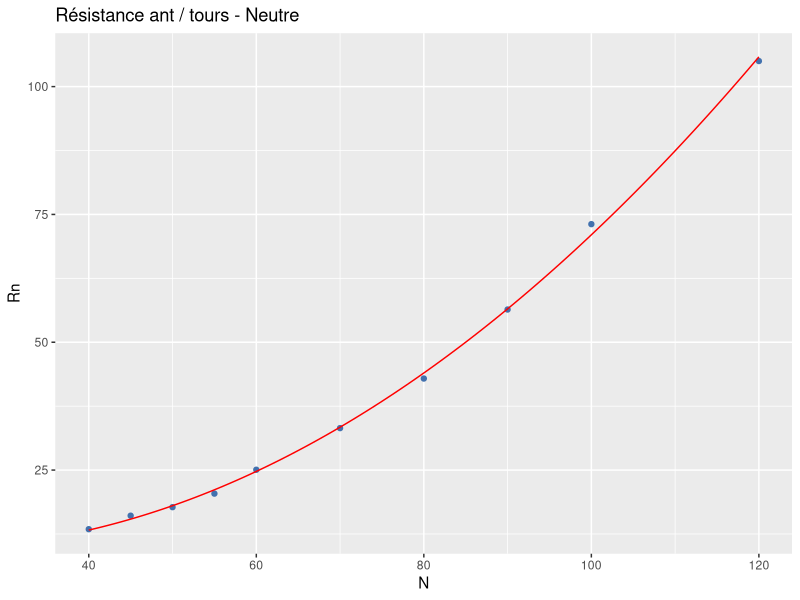
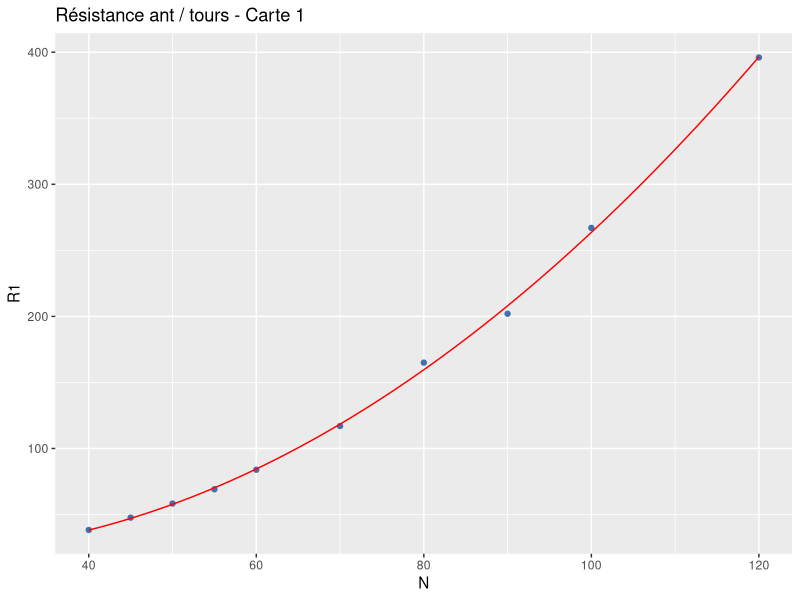
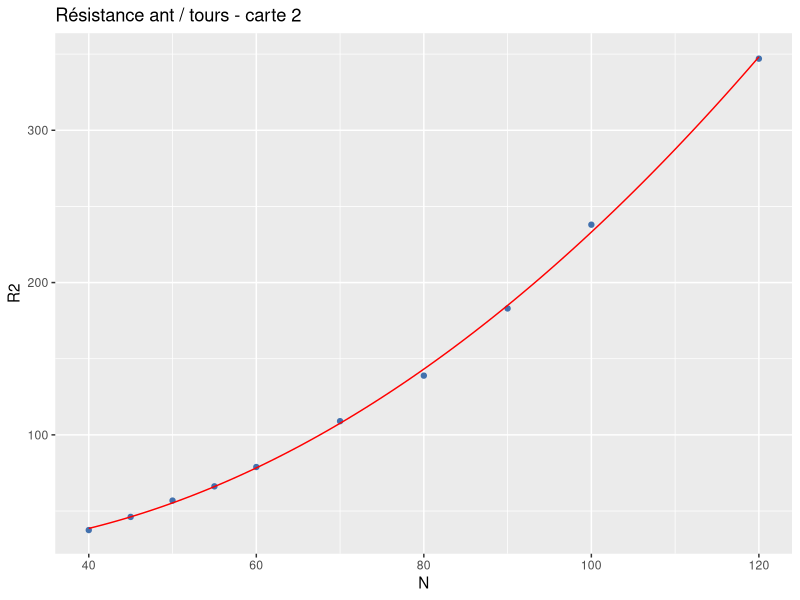
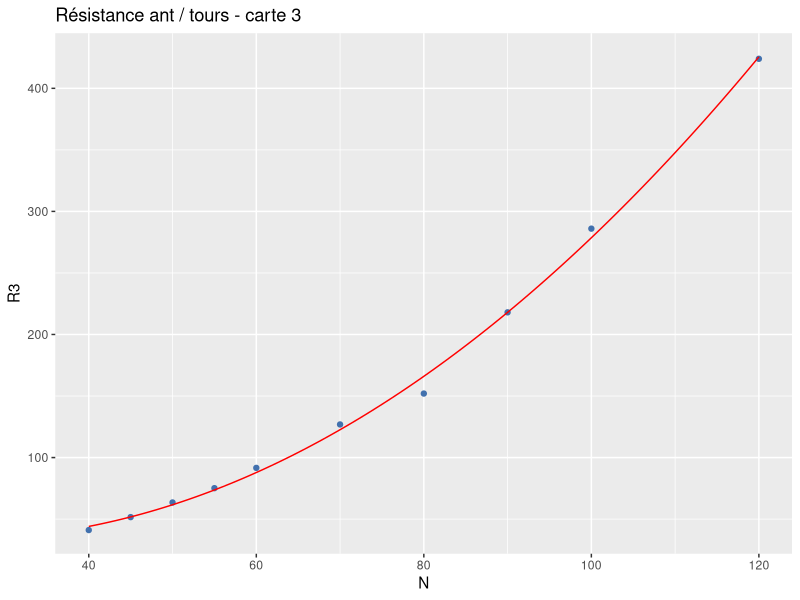
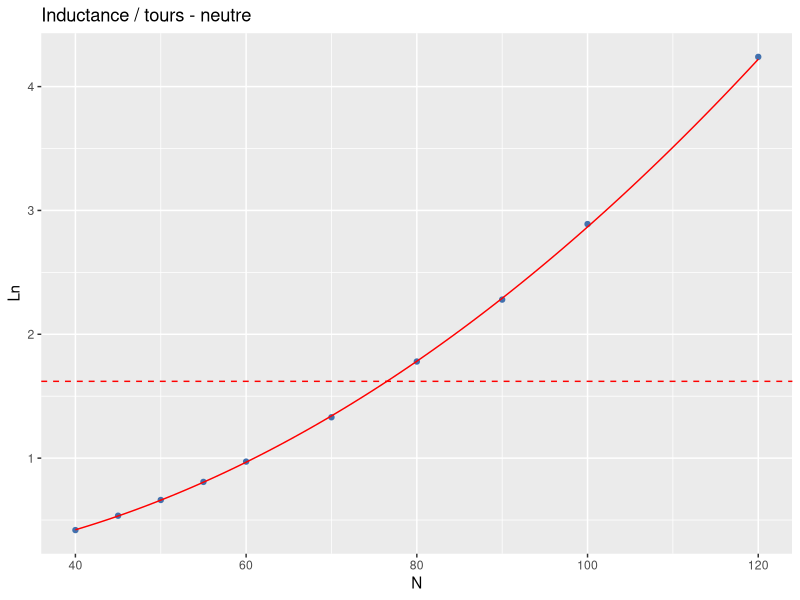
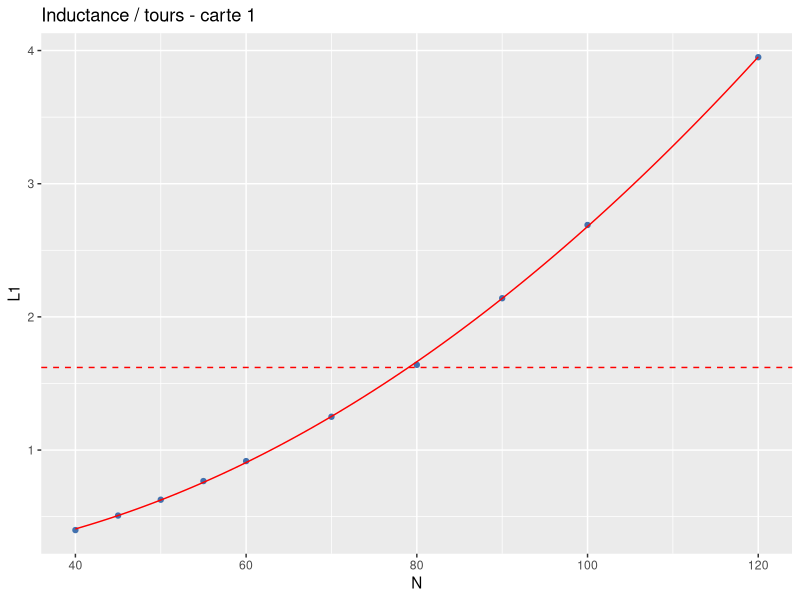
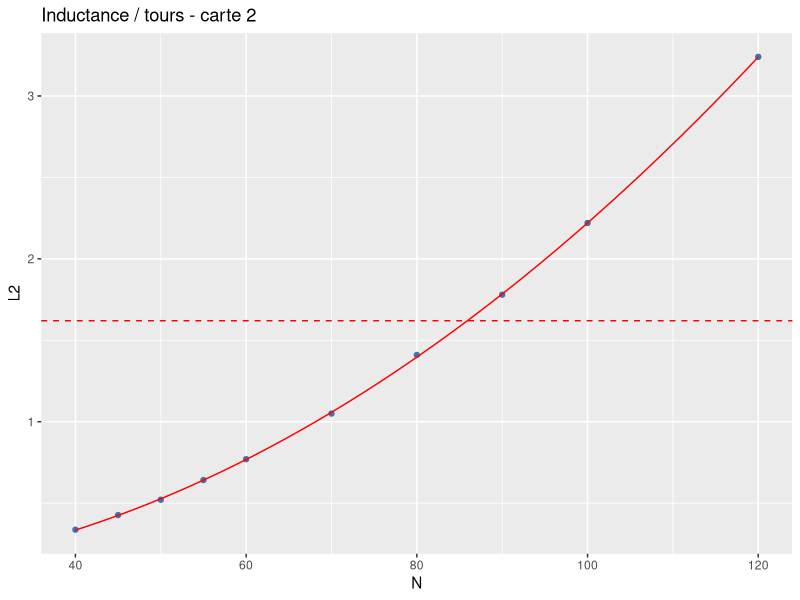
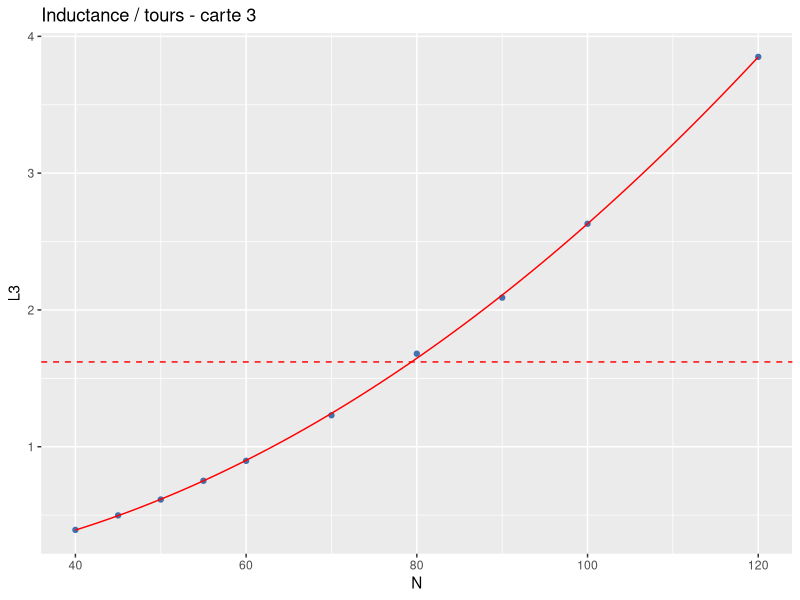

The R script that drew these images, in order:
# Etude avec l'ensemble des mesures sur 3 carte et neutres
library(ggplot2)

TAB<-read.table("mesures.csv",header=TRUE,sep=";",dec=",")

# Ajustement 1 - Neutre

print("-----  ajustement 1   ------------")
mod1 <- lm(TAB$Ln~TAB$N+I(TAB$N^2), data=TAB)

print(summary(mod1))

LnEst<-function(N){1.372e-01  -6.362e-03 * N +   3.366e-04 * N^2}

p<-(ggplot(TAB) + geom_point(aes(x = N, y = Ln), colour = "#4271AE")  + stat_function(fun = LnEst, color = "red") +  ggtitle("Inductance / tours - neutre") 
      +  geom_hline(yintercept=1.62, linetype="dashed", color = "red")
      )
png("L0.png")
print(p)
dev.off()

# Ajustement 2 - carte 1

print("-----  ajustement 2   ------------")
mod2 <- lm(TAB$L1~TAB$N+I(TAB$N^2), data=TAB)

print(summary(mod2))

L1Est<-function(N){1.857e-01  -7.370e-03 * N +   3.230e-04 * N^2}
p<-(ggplot(TAB) + geom_point(aes(x = N, y = L1), colour = "#4271AE")  + stat_function(fun = L1Est, color = "red") +  ggtitle("Inductance / tours - carte 1") 
      +  geom_hline(yintercept=1.62, linetype="dashed", color = "red")
)
png("L1.png")
print(p)
dev.off()


# Ajustement 3 - carte 2

print("-----  ajustement 3   ------------")
mod3 <- lm(TAB$L2~TAB$N+I(TAB$N^2), data=TAB)

print(summary(mod3))

L2Est<-function(N){5.368e-02  -2.733e-03 * N +   2.440e-04 * N^2}
p<-(ggplot(TAB) + geom_point(aes(x = N, y = L2), colour = "#4271AE")  + stat_function(fun = L2Est, color = "red") +  ggtitle("Inductance / tours - carte 2") 
      +  geom_hline(yintercept=1.62, linetype="dashed", color = "red")
)
png("L2.png")
print(p)
dev.off()

# Ajustement 4 - carte 3

print("-----  ajustement 4   ------------")
mod4 <- lm(TAB$L3~TAB$N+I(TAB$N^2), data=TAB)

print(summary(mod4))

L3Est<-function(N){8.075e-02  -4.079e-03 * N +   2.957e-04 * N^2}

p<-(ggplot(TAB) + geom_point(aes(x = N, y = L3), colour = "#4271AE")  + stat_function(fun = L3Est, color = "red") +  ggtitle("Inductance / tours - carte 3") 
      +  geom_hline(yintercept=1.62, linetype="dashed", color = "red")
)
png("L3.png")
print(p)
dev.off()
# Représentation globale


      
p<- (ggplot(TAB, color=c("Ln", "L1", "L2", "L3")) 
      + geom_point(aes(x = N, y = Ln , colour = "neutre"))  + stat_function(fun = LnEst, color = "magenta")  
      + geom_point(aes(x = N, y = L1 ,  colour = "carte1"))  + stat_function(fun = L1Est, color = "red")
      + geom_point(aes(x = N, y = L2 , colour = "carte2"))  + stat_function(fun = L2Est, color = "green")
      + geom_point(aes(x = N, y = L3 , colour = "carte3"))  + stat_function(fun = L3Est, color = "blue")
      +  ggtitle("Inductance / tours - global")
      + labs(x = "N - Tours",
           y = "(Inductance - mH)",
           color="Cartes"
           ) 
     )
     
png("global.png")
print(p)
dev.off()
# Courant d'antenne théorique
 vdd<-5
 Vss<-0
 Rser=27
 Rad=9

 Iant<-function(R){

   I<-(4/pi)*((vdd-Vss)/(R+Rser+2*Rad))*1000
   return(I)

 }

jpeg("Ith.jpg")

   curve(Iant, 0, 500, col="red", main="Courant théorique antenne Vs Résistance antenne",  xlab="Résistance(Ohms)",
         ylab="Iant(mA)")
dev.off()


 # Estimation Rant

# Ajustement 5 - Neutre
# Résistance et courant d'antenne sur neutre

 print("-----  ajustement 5   ------------")
 mod5 <- lm(TAB$Rn~TAB$N+I(TAB$N^2), data=TAB)

 print(summary(mod5))

 R0Est<-function(N){13.6297  -0.3980433 * N +   0.0097189 * N^2}
 print(ggplot(TAB) + geom_point(aes(x = N, y = Rn), colour = "#4271AE")  + stat_function(fun = R0Est, color = "red") +  ggtitle("Résistance ant / tours - Neutre")

 )

 I0n<-function(N){

     I<-Iant(R0Est(N))
     return(I)

 }


jpeg("I0.jpg")

   curve(I0n, 0, 120, col="red", main="Courant estimé antenne Vs tours - Neutre",  xlab="Tours",
         ylab="Iant(mA)")
dev.off()

 # Ajustement 6 - Carte 1
 
 # Résistance et courant d'antenne sur carte 1

 print("-----  ajustement 6   ------------")
 mod6 <- lm(TAB$R1~TAB$N+I(TAB$N^2), data=TAB)

 print(summary(mod6))

 R1Est<-function(N){32.304  -1.2950 * N +   0.03608 * N^2}
 print(ggplot(TAB) + geom_point(aes(x = N, y = R1), colour = "#4271AE")  + stat_function(fun = R1Est, color = "red") +  ggtitle("Résistance ant / tours - Carte 1")

 )

 I1n<-function(N){

   I<-Iant(R1Est(N))
   return(I)

 }


 jpeg("I1.jpg")

   curve(I1n, 0, 120, col="red", main="Courant estimé antenne Vs tours - Carte 1",  xlab="Tours",
         ylab="Iant(mA)") 
 dev.off()


  # Ajustement 7 - Carte 2
  
  # Résistance et courant d'antenne sur carte 2

 print("-----  ajustement 7   ------------")
 mod7 <- lm(TAB$R2~TAB$N+I(TAB$N^2), data=TAB)

 print(summary(mod7))

 R2Est<-function(N){34.3759  -1.1496 * N +   0.031371 * N^2}
 print(ggplot(TAB) + geom_point(aes(x = N, y = R2), colour = "#4271AE")  + stat_function(fun = R2Est, color = "red") +  ggtitle("Résistance ant / tours - carte 2")

 )

 I2n<-function(N){

   I<-Iant(R2Est(N))
   return(I)

 }


 jpeg("I2.jpg")

   curve(I2n, 0, 120, col="red", main="Courant estimé antenne Vs tours - carte 2",  xlab="Tours",
         ylab="Iant(mA)")
dev.off()

 # Ajustement 8 - Carte 3
 
 # Résistance et courant d'antenne sur carte 3
 
 print("-----  ajustement 8   ------------")
 mod8 <- lm(TAB$R3~TAB$N+I(TAB$N^2), data=TAB)
 
 print(summary(mod8))
 
 R3Est<-function(N){59.6496  -2.10964 * N +   0.042991 * N^2}
 print(ggplot(TAB) + geom_point(aes(x = N, y = R3), colour = "#4271AE")  + stat_function(fun = R3Est, color = "red") +  ggtitle("Résistance ant / tours - carte 3")
       
 )
 
 I3n<-function(N){
   
   I<-Iant(R3Est(N))
   return(I)
   
 }
 
 
 jpeg("I3.jpg")
   
   curve(I3n, 0, 120, col="red", main="Courant estimé antenne Vs tours - carte 3",  xlab="Tours",
         ylab="Iant(mA)")
dev.off()
 
 
# Etimation du champ magnétique

 z<-1e-2 # distance de référence 1cm
 r<-0.38 # rayon de l'antenne
 
 
 B0est<-function(N){
   
   b<-I0n(N) *r^2/z^3
   return(b)
   
   
 }

 B1est<-function(N){
   
   b<-I1n(N)*N *r^2/z^3
   return(b)
   
   
 }
 
 B2est<-function(N){
   
   b<-I2n(N)*N *r^2/z^3
   return(b)
   
   
 }
 
 B3est<-function(N){
   
   b<-I3n(N)*N *r^2/z^3
   return(b)
   
   
 }

 # Représentation du champ par carte 

jpeg("champ0.jpg")
   curve(B0est, 0, 120, col="red", main="Champ estimé Vs tours - neutre",  xlab="Tours",
         ylab="Champ")
 
dev.off()

 
jpeg("champ1.jpg")
   
   curve(B1est, 0, 120, col="red", main="Champ estimé Vs tours - carte 1",  xlab="Tours",
         ylab="Champ")
 
dev.off()
 
 
jpeg("champ2.jpg")
   
   curve(B2est, 0, 120, col="red", main="Champ estimé Vs tours - carte 2",  xlab="Tours",
         ylab="Champ")
   
dev.off()
 
 
jpeg("champ3.jpg")
   
   curve(B3est, 0, 120, col="red", main="Champ estimé Vs tours - carte 3",  xlab="Tours",
         ylab="Champ")
   
dev.off()


# Représentation conjointes des champs par carte 

N <- seq(10,120,by=1)
B0<-B0est(N)
B1<-B1est(N)
B2<-B2est(N)
B3<-B3est(N)

donnees0 <- data.frame(N,B0)
donnees1 <- data.frame(N,B1)
donnees2 <- data.frame(N,B2)
donnees3 <- data.frame(N,B3)

p<-(
ggplot(donnees1, color=c("L1", "L2", "L3"))
  +geom_line(data=donnees1,aes(x=N,y=B1),color="blue")
  +geom_line(data=donnees2,aes(x=N,y=B2),color="green")
  +geom_line(data=donnees3,aes(x=N,y=B3),color="magenta")
  +  ggtitle("Champs/ tours - global")
  + labs(x = "N - Tours",
       y = "Champ",
       color="Cartes"
) 
)
png("champs.png")
print(p)
dev.off()


# Représentation conjointes des courants par carte 

N <- seq(10,120,by=1)
I0<-I0n(N)
I1<-I1n(N)
I2<-I2n(N)
I3<-I3n(N)

donnees0 <- data.frame(N,I0)
donnees1 <- data.frame(N,I1)
donnees2 <- data.frame(N,I2)
donnees3 <- data.frame(N,I3)

p<-(
  ggplot(donnees1, color=c("L1", "L2", "L3"))
  +geom_line(data=donnees1,aes(x=N,y=I1),color="blue")
  +geom_line(data=donnees2,aes(x=N,y=I2),color="green")
  +geom_line(data=donnees3,aes(x=N,y=I3),color="magenta")
  +  ggtitle("Courantps/ tours - global")
  + labs(x = "N - Tours",
         y = "Champ",
         color="Cartes"
  ) 
)
png("courants.png")
print(p)
dev.off()

